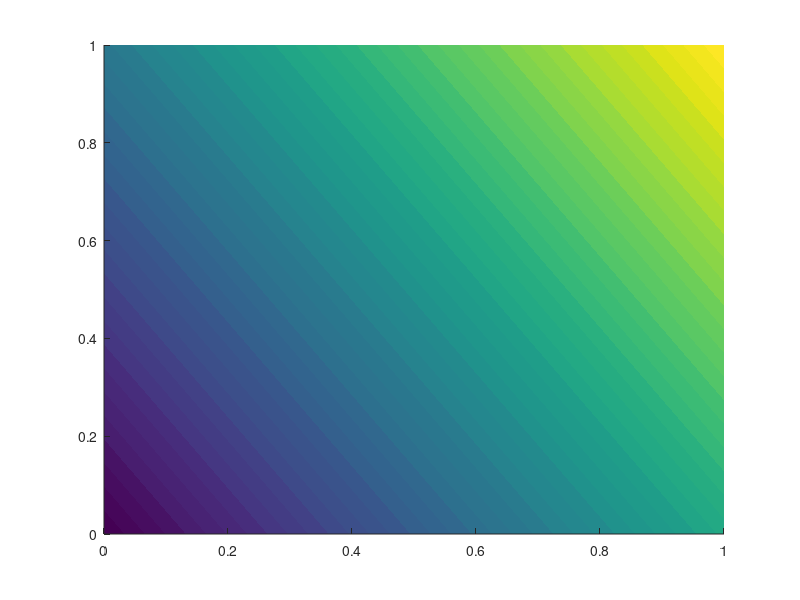

Recreate this plot in MATLAB. (Note: this script raises an error after producing the figure.)
% This is an comparison between Rosenblatt's Perceptron and SVM
% from Cristianini and Shawe-Taylor (2000). "Support Vector Machines
% and Other Kernel-based Learning Methods".

% See Table 2.1: The Perceptron Algorithm (primal form) with a 
% slight change in the definition of a mistake (see "if" statement).

% See Proposition 6.1 for the maximum-margin classifier (SVM).

clc; close all;
x = [0.248,	0.564; 0.103, 0.637; 0.119, 0.489;
     0.458, 0.281; 0.268, 0.378; 0.267, 0.253;
     0.156, 0.311; 0.077, 0.350; 0.109, 0.191;
     0.344, 0.133; 0.494, 0.110; 0.360, 0.886;
     0.492, 0.740; 0.523, 0.895; 0.719, 0.820;
     0.926, 0.764; 0.714, 0.603; 0.548, 0.566;
     0.746, 0.335; 0.852, 0.547];               % Data set: [x1, x2]
y = ones(20,1); y(1:11) = -1;                   % Data set: y = {+1,-1}

%% Rosenblatt's Perceptron
w = [0; 0]; b = 0;          % Initialize parameters w, b
R = max(vecnorm(x'));       % Distance of farthest data pt. from origin
eta = 0.1; k = Inf;         % eta = learning rate
[X,Y] = meshgrid(0:0.01:1); % For plotting the decision boundary
while k > 0
    k = 0;                  % Reset counter for no. of mistakes
    for j = 1:size(x,1)
        if y(j)*(w'*x(j,:)' + b) < 1    % This is "< 0" in the book
            w = w + eta*y(j)*x(j,:)';   % Update w
            b = b + eta*y(j)*R^2;       % Update b
            k = k + 1;                  % Increment counter
        end
    end
end

Z = reshape([X(:) Y(:)]*w + b,size(X));
contourf(X,Y,Z,50,'FaceAlpha',0.3,'LineColor','none');
colormap(redblue); hold on; set(gcf,'Color','w');
scatter(x(y == 1,1),x(y == 1,2),100,'rx','LineWidth',2.5);
scatter(x(y == -1,1),x(y == -1,2),40,'bo','filled');
box on; grid on;
x2 = [(-b+w(1))/w(2), -(b+w(1))/w(2)];
plot([-1 1],x2,'k-','LineWidth',1.5);       % <w,x> + b = 0
x2 = [(1-b+w(1))/w(2), (1-b-w(1))/w(2)];
plot([-1 1],x2,'k--','LineWidth',1.5);      % <w,x> + b = 1
x2 = [(-1-b+w(1))/w(2), -(1+b+w(1))/w(2)];
plot([-1 1],x2,'k--','LineWidth',1.5);      % <w,x> + b = -1

%% Maximum margin classifier
H = eye(3); H(3,3) = 0; f = [0 0 0]'; 
A = -[y.*x, y]; B = -ones(size(y));
wb = quadprog(H,f,A,B);
x2 = [(-wb(3)+wb(1))/wb(2), -(wb(3)+wb(1))/wb(2)];
plot([-1 1],x2,'m-','LineWidth',1.5);       % <w,x> + b = 0
x2 = [(1-wb(3)+wb(1))/wb(2), (1-wb(3)-wb(1))/wb(2)];
plot([-1 1],x2,'m--','LineWidth',1.5);      % <w,x> + b = 1
x2 = [(-1-wb(3)+wb(1))/wb(2), -(1+wb(3)+wb(1))/wb(2)];
plot([-1 1],x2,'m--','LineWidth',1.5);      % <w,x> + b = -1
title(sprintf(['Perceptron: w = [%.3f; %.3f], b = %.3f, Margin = %.3f',...
              '\nSVM: w = [%.3f; %.3f], b = %.3f, Margin = %.3f'],...
              w, b, 1./norm(w), wb', 1./norm(wb(1:2)))); 
legend({'','Positive samples','Negative samples',...
        'Perceptron','','','SVM','',''},...
        'Location','eastoutside','Box','off');
xticks(0:0.1:1); axis equal; axis([0 1 0 1]);

%% Auxiliary Function
function c = redblue
% redblue gives a colormap within [cl(1) cl(2)] from
%   Blue [0 0 1] to White [0 0 0] to Red [1 0 0]
    m = size(get(gcf,'colormap'),1);        % Get size of colormap
    cl = clim;                              % Get colormap limits
    m1 = round(-m*cl(1)/diff(cl));          % Get ratio of (-1), blue
    m2 = m - m1;                            %  the rest are (+1), red
    up = (0:m1-1)'/max(m1-1,1);             % up = [0,...,1] 
    dn = (m2-1:-1:0)'/max(m2-1,1);          % dn = [1,...,0]
    r = [up; ones(m2,1)];                   % red vector
    g = [up; dn];                           % green vector
    b = [ones(m1,1); dn];                   % blue vector
    c = [r g b];
end
